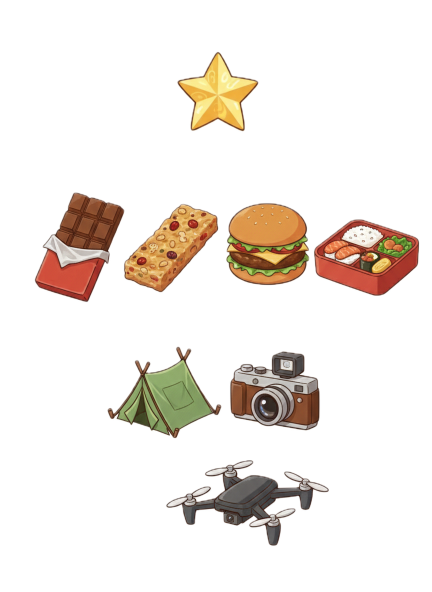
#> input picture assets/items/items.png, 864 x 1184 px, found by its file name (shown at 1/2 size)
$ python split.py   (older library calls are emulated)
#> lines starting #> are read from the running program, lines starting #| are printed output that depends on the picture; after the words box and inside, x2 and y2 are one past the last pixel; in counts of white or black regions, pixels touching at a corner belong together
import cv2
import numpy as np
import os
from PIL import Image
import matplotlib.pyplot as plt

class ImageSplitter:
    """
    自动切分PNG图片中的多个物件

    功能：
    1. 自动检测白底PNG中的彩色物件
    2. 使用连通区域分析算法识别每个独立物件
    3. 计算每个物件的精确边界框
    4. 保存每个物件为单独的PNG文件
    """

    def __init__(self, tolerance=20, min_area=100):
        """
        初始化分割器

        参数:
        tolerance: 背景颜色容忍度 (0-255)
        min_area: 最小区域面积，小于此值的噪点会被过滤
        """
        self.tolerance = tolerance
        self.min_area = min_area

    def load_image(self, image_path):
        """加载图片并转换为OpenCV格式"""
#> called with image_path = './assets/items/items.png'
        # 使用PIL加载图片，保留透明度通道
        pil_image = Image.open(image_path)
#> pil_image is the input picture: PIL image 864x1184 RGBA; mean R, G, B, A 32.2, 25.8, 20, 40.3

        # 转换为RGBA格式（如果有透明度）
        if pil_image.mode != 'RGBA':
            pil_image = pil_image.convert('RGBA')

        # 转换为numpy数组
        image_np = np.array(pil_image)

        # 转换为BGR格式供OpenCV使用
        image_cv = cv2.cvtColor(image_np, cv2.COLOR_RGBA2BGRA)
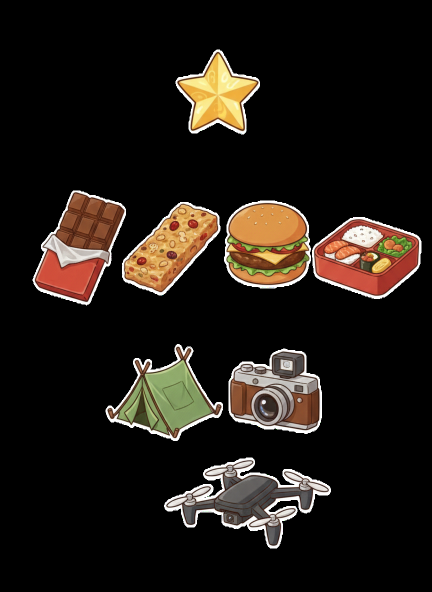
#> image_cv: shape (1184, 864, 4) (shown at 1/2 size); mean B, G, R, A 20, 25.8, 32.2, 40.3
#| 图片尺寸: 864x1184

        return image_cv, pil_image

    def is_background_color(self, pixel, bg_color, tolerance):
        """判断像素是否为背景色"""
        # 对于RGBA图像，我们检查颜色通道
        if len(pixel) >= 3:
            # 计算颜色差异（欧几里得距离）
            diff = np.sqrt(
                (int(pixel[0]) - bg_color[0])**2 +
                (int(pixel[1]) - bg_color[1])**2 +
                (int(pixel[2]) - bg_color[2])**2
            )
            return diff <= tolerance

        return False

    def find_background_color(self, image_cv):
        """自动检测背景色（假设为图像四个角的颜色）"""
        height, width = image_cv.shape[:2]
#> height = 1184; width = 864

        # 获取四个角的像素
        corners = [
            image_cv[0, 0],           # 左上角
            image_cv[0, width-1],     # 右上角
            image_cv[height-1, 0],    # 左下角
            image_cv[height-1, width-1]  # 右下角
        ]
#> corners = [[0, 0, 0, 0], [0, 0, 0, 0], [0, 0, 0, 0], [0, 0, 0, 0]]

        # 计算平均颜色
        corners_array = np.array(corners)
#> corners_array has the same summary as corners
        avg_color = np.mean(corners_array[:, :3], axis=0).astype(int)
#> avg_color = [0, 0, 0]

        return avg_color.tolist()

    def create_mask(self, image_cv):
        """创建前景掩码（非背景区域）"""
        # 检测背景色
        bg_color = self.find_background_color(image_cv)
#> bg_color = [0, 0, 0]

        # 创建掩码
        height, width = image_cv.shape[:2]
#> height = 1184; width = 864
        mask = np.zeros((height, width), dtype=np.uint8)

        # 遍历每个像素，标记非背景区域
        for y in range(height):
            for x in range(width):
                pixel = image_cv[y, x]
                if not self.is_background_color(pixel, bg_color, self.tolerance):
                    mask[y, x] = 255
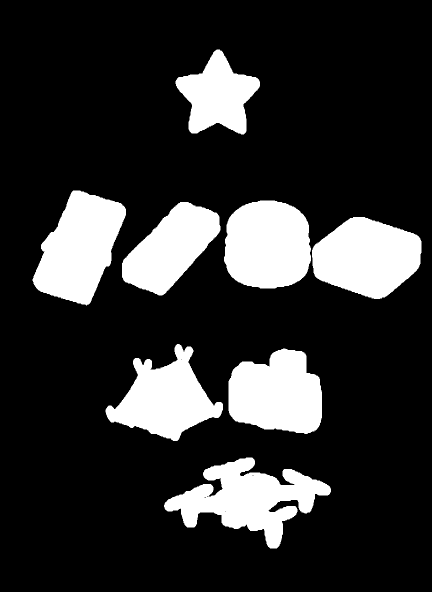
#> mask: shape (1184, 864) (shown at 1/2 size); 18.6% white; 8 white regions, largest, box (x1, y1, x2, y2) and area: (328, 915, 662, 1097) 27542, (65, 381, 252, 611) 26538, (624, 434, 843, 598) 25929
#| 前景像素数: 190448

        return mask

    def find_connected_components(self, mask):
        """使用OpenCV的连通组件分析找到所有独立区域"""
        # 寻找连通区域
        num_labels, labels, stats, centroids = cv2.connectedComponentsWithStats(
            mask, connectivity=8, ltype=cv2.CV_32S
        )
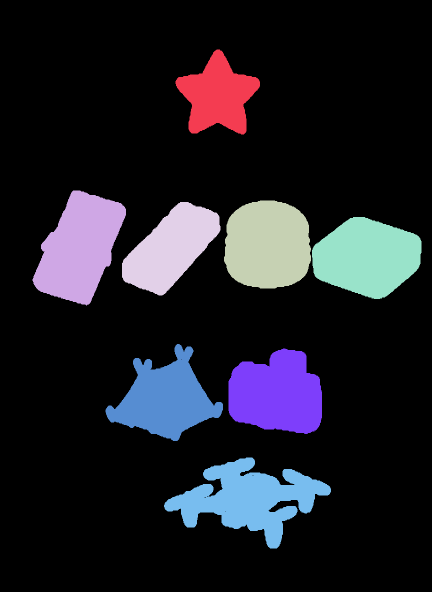
#> labels: shape (1184, 864) int32 (shown at 1/2 size); 9 distinct labels, from 0 to 8; one colour per label, 0 black

        # 过滤掉背景（第一个标签是背景）和太小的区域
        components = []
        for i in range(1, num_labels):
            area = stats[i, cv2.CC_STAT_AREA]
            if area >= self.min_area:
                # 获取边界框
                x = stats[i, cv2.CC_STAT_LEFT]
                y = stats[i, cv2.CC_STAT_TOP]
                w = stats[i, cv2.CC_STAT_WIDTH]
                h = stats[i, cv2.CC_STAT_HEIGHT]

                components.append({
                    'id': i,
                    'area': area,
                    'bbox': (x, y, w, h),
                    'centroid': (int(centroids[i][0]), int(centroids[i][1]))
                })
#| 找到 8 个独立物件

        return components, labels

    def extract_sub_images(self, image_cv, components):
        """提取每个组件为独立的图片"""
        sub_images = []

        for i, comp in enumerate(components):
            x, y, w, h = comp['bbox']

            # 提取子图像（包括透明度）
            sub_image = image_cv[y:y+h, x:x+w]

            # 创建透明背景（如果原始图像没有透明度）
            if sub_image.shape[2] == 3:
                # 添加alpha通道
                sub_image = cv2.cvtColor(sub_image, cv2.COLOR_BGR2BGRA)

            sub_images.append({
                'image': sub_image,
                'bbox': comp['bbox'],
                'id': comp['id'],
                'index': i
            })
#> this loop made 8 passes
#> pass 1, in extract_sub_images, `sub_image = image_cv[y:y+h, x:x+w]`:
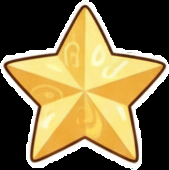
#> sub_image: shape (170, 169, 4); mean B, G, R, A 70.5, 112.7, 130.3, 119.1
#> pass 3, in extract_sub_images, `sub_image = image_cv[y:y+h, x:x+w]`:
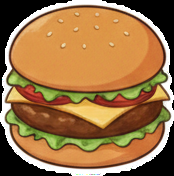
#> sub_image: shape (176, 174, 4); mean B, G, R, A 70.1, 115.7, 156, 190.7
#> after the loop:
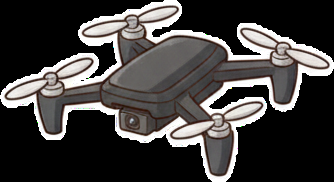
#> sub_image: shape (182, 334, 4); mean B, G, R, A 63.3, 64.3, 66.8, 84.8

        return sub_images

    def save_sub_images(self, sub_images, output_dir, base_filename):
        """保存所有子图像到指定目录"""
#> called with output_dir = './split_results', base_filename = 'items'
        if not os.path.exists(output_dir):
            os.makedirs(output_dir)

        saved_files = []

        for item in sub_images:
            # 生成文件名
            filename = f"{base_filename}_{item['index']:03d}.png"
            filepath = os.path.join(output_dir, filename)

            # 保存图片
            cv2.imwrite(filepath, item['image'])
            saved_files.append(filepath)

            print(f"已保存: {filename} (区域 {item['id']}, 位置: {item['bbox']})")

        return saved_files

    def visualize_results(self, image_cv, components, mask, output_path=None):
        """可视化分割结果"""
#> called with output_path = './split_results/visualization.png'
        # 创建可视化图像
        vis_image = image_cv.copy()

        # 绘制边界框
        for comp in components:
            x, y, w, h = comp['bbox']
            # 绘制绿色矩形框
            cv2.rectangle(vis_image, (x, y), (x+w, y+h), (0, 255, 0), 2)
            # 绘制区域ID
            cv2.putText(vis_image, str(comp['id']), (x, y-5),
                       cv2.FONT_HERSHEY_SIMPLEX, 0.5, (0, 255, 0), 2)
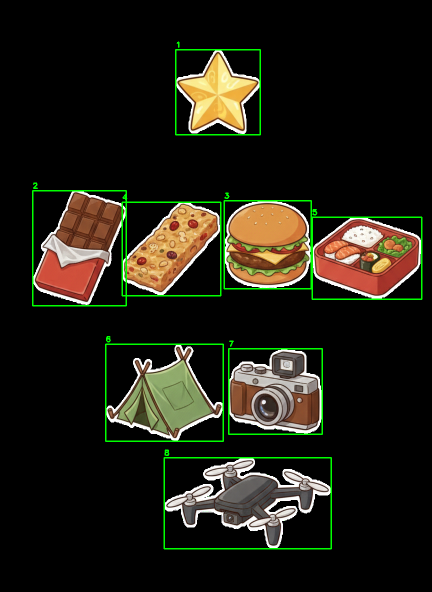
#> vis_image: shape (1184, 864, 4) (shown at 1/2 size); 1.9% of pixels changed, all inside (x1, y1, x2, y2) = (64, 83, 845, 1099)

        # 保存或显示结果
        if output_path:
            cv2.imwrite(output_path, vis_image)
            print(f"可视化结果已保存到: {output_path}")

        return vis_image

    def split_image(self, image_path, output_dir="./output",
                    visualize=True, save_individual=True):
        """
        主函数：分割图片

        参数:
        image_path: 输入图片路径
        output_dir: 输出目录
        visualize: 是否生成可视化结果
        save_individual: 是否保存单独的切图

        返回:
        分割结果的字典
        """
        print(f"正在处理图片: {image_path}")

        # 1. 加载图片
        image_cv, pil_image = self.load_image(image_path)
        print(f"图片尺寸: {image_cv.shape[1]}x{image_cv.shape[0]}")

        # 2. 创建掩码
        mask = self.create_mask(image_cv)
        print(f"前景像素数: {np.sum(mask > 0)}")

        # 3. 寻找连通组件
        components, labels = self.find_connected_components(mask)
        print(f"找到 {len(components)} 个独立物件")

        # 4. 提取子图像
        sub_images = self.extract_sub_images(image_cv, components)

        # 5. 保存结果
        saved_files = []
        if save_individual:
            base_name = os.path.splitext(os.path.basename(image_path))[0]
            saved_files = self.save_sub_images(sub_images, output_dir, base_name)

        # 6. 可视化
        vis_image = None
        if visualize:
            vis_path = os.path.join(output_dir, "visualization.png")
            vis_image = self.visualize_results(image_cv, components, mask, vis_path)

        # 返回结果
        return {
            'original_image': image_cv,
            'mask': mask,
            'components': components,
            'sub_images': sub_images,
            'saved_files': saved_files,
            'visualization': vis_image,
            'count': len(components)
        }


# ==================== 示例使用 ====================

def example_usage():
    """示例使用代码"""

    # 创建分割器实例
    splitter = ImageSplitter(
        tolerance=30,      # 背景颜色容忍度
        min_area=50        # 最小区域面积（过滤噪点）
    )

    # 注意：这里使用一个示例图片路径
    # 实际使用时，请将下面的路径替换为您的图片路径
    test_image_path = "./assets/items/items.png"

    # 检查图片是否存在，如果不存在则创建一个示例图片用于演示
    if not os.path.exists(test_image_path):
        print("未找到测试图片，创建示例图片...")
        create_sample_image(test_image_path)

    # 执行分割
    result = splitter.split_image(
        image_path=test_image_path,
        output_dir="./split_results",
        visualize=True,
        save_individual=True
    )

    print(f"\n处理完成！共分割出 {result['count']} 个物件。")
#| 处理完成！共分割出 8 个物件。
    print(f"结果保存在: ./split_results/")

    return result


def create_sample_image(output_path):
    """创建一个示例测试图片（白底上有多个彩色物件）"""
    from PIL import Image, ImageDraw

    # 创建一个白色背景的图像
    width, height = 400, 300
    image = Image.new('RGBA', (width, height), (255, 255, 255, 255))
    draw = ImageDraw.Draw(image)

    # 绘制几个简单的图形作为测试物件
    colors = [
        (255, 0, 0, 255),    # 红色
        (0, 255, 0, 255),    # 绿色
        (0, 0, 255, 255),    # 蓝色
        (255, 255, 0, 255),  # 黄色
        (255, 0, 255, 255),  # 紫色
    ]

    # 绘制圆形
    draw.ellipse((20, 20, 120, 120), fill=colors[0])

    # 绘制矩形
    draw.rectangle((150, 30, 250, 130), fill=colors[1])

    # 绘制三角形
    draw.polygon([(300, 30), (350, 130), (250, 130)], fill=colors[2])

    # 绘制星形
    draw.regular_polygon((100, 200, 40), n_sides=5, fill=colors[3])

    # 绘制另一个圆形
    draw.ellipse((200, 180, 280, 260), fill=colors[4])

    # 保存图片
    image.save(output_path)
    print(f"示例图片已创建: {output_path}")


def main():
    """主函数"""
    print("=" * 60)
    print("PNG自动切图工具")
    print("功能: 自动分割白底PNG中的多个独立物件")
    print("=" * 60)

    # 运行示例
    example_usage()

    print("\n提示:")
    print("1. 若要处理自己的图片，请修改 example_usage() 中的 test_image_path")
    print("2. 调整 tolerance 参数可以改变背景识别的灵敏度")
    print("3. 调整 min_area 参数可以过滤小噪点")


if __name__ == "__main__":
    main()

$ run again, with assets/items/bento.png copied over assets/items/items.png
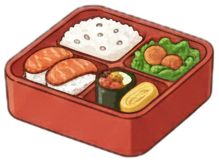
#> input picture assets/items/bento.png, 219 x 164 px, found by its file name
#> in load_image, pil_image is the input picture: PIL image 219x164 RGBA; mean R, G, B, A 133.5, 86.8, 70.6, 162.8
#| 图片尺寸: 219x164
#> corners = [[0, 0, 0, 0], [0, 0, 0, 0], [0, 0, 0, 0], [0, 0, 0, 0]]
#> corners_array has the same summary as corners
#> avg_color = [0, 0, 0]
#> after the loop in create_mask, `for y in range(height):`:
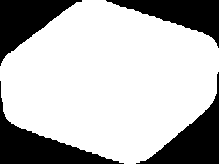
#> mask: shape (164, 219); 72.2% white; 4 black regions, box (x1, y1, x2, y2) and area: (0, 81, 124, 164) 2780, (136, 72, 219, 164) 2545, (0, 0, 82, 66) 2405, (106, 0, 219, 48) 2257
#| 前景像素数: 25929
#| 找到 1 个独立物件
#> the loop in extract_sub_images, `for i, comp in enumerate(components):` made 1 pass
#> the loop in save_sub_images, `for item in sub_images:` made 1 pass
#| 已保存: items_000.png (区域 1, 位置: (0, 0, 219, 164))
#> the loop in visualize_results, `for comp in components:` made 1 pass
#> after the loop in visualize_results, `for comp in components:`:
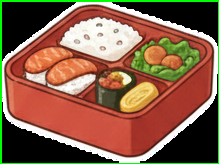
#> vis_image: shape (164, 219, 4); mean B, G, R, A 69.6, 94, 132.5, 162.8
#| 处理完成！共分割出 1 个物件。

$ run again, with assets/items/camera.png copied over assets/items/items.png
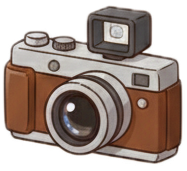
#> input picture assets/items/camera.png, 187 x 171 px, found by its file name
#> in load_image, pil_image is the input picture: PIL image 187x171 RGBA; mean R, G, B, A 111.6, 96.7, 89.2, 173.2
#| 图片尺寸: 187x171
#> corners = [[0, 0, 0, 0], [0, 0, 0, 0], [0, 0, 0, 0], [0, 0, 0, 0]]
#> corners_array has the same summary as corners
#> avg_color = [0, 0, 0]
#> after the loop in create_mask, `for y in range(height):`:
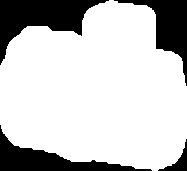
#> mask: shape (171, 187); 77.4% white; 4 black regions, box (x1, y1, x2, y2) and area: (0, 0, 109, 65) 2915, (0, 125, 152, 171) 2100, (114, 0, 187, 86) 1924, (158, 139, 187, 171) 274
#| 前景像素数: 24764
#| 找到 1 个独立物件
#> the loop in extract_sub_images, `for i, comp in enumerate(components):` made 1 pass
#> the loop in save_sub_images, `for item in sub_images:` made 1 pass
#| 已保存: items_000.png (区域 1, 位置: (0, 0, 187, 171))
#> the loop in visualize_results, `for comp in components:` made 1 pass
#> after the loop in visualize_results, `for comp in components:`:
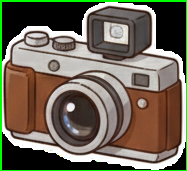
#> vis_image: shape (171, 187, 4); mean B, G, R, A 87.6, 103.5, 109.9, 173.2
#| 处理完成！共分割出 1 个物件。
